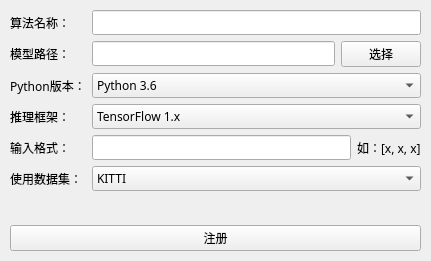
<?xml version="1.0" encoding="UTF-8"?>
<ui version="4.0">
 <class>Form</class>
 <widget class="QWidget" name="Form">
  <property name="geometry">
   <rect>
    <x>0</x>
    <y>0</y>
    <width>431</width>
    <height>261</height>
   </rect>
  </property>
  <property name="windowTitle">
   <string>Form</string>
  </property>
  <widget class="QWidget" name="verticalLayoutWidget">
   <property name="geometry">
    <rect>
     <x>10</x>
     <y>10</y>
     <width>411</width>
     <height>241</height>
    </rect>
   </property>
   <property name="font">
    <font>
     <family>黑体</family>
    </font>
   </property>
   <layout class="QVBoxLayout" name="verticalLayout">
    <item>
     <layout class="QFormLayout" name="formLayout">
      <item row="0" column="0">
       <widget class="QLabel" name="label">
        <property name="font">
         <font>
          <family>黑体</family>
         </font>
        </property>
        <property name="text">
         <string>算法名称：</string>
        </property>
       </widget>
      </item>
      <item row="0" column="1">
       <widget class="QLineEdit" name="lineEdit">
        <property name="font">
         <font>
          <family>黑体</family>
         </font>
        </property>
       </widget>
      </item>
      <item row="1" column="0">
       <widget class="QLabel" name="label_2">
        <property name="font">
         <font>
          <family>黑体</family>
         </font>
        </property>
        <property name="text">
         <string>模型路径：</string>
        </property>
       </widget>
      </item>
      <item row="1" column="1">
       <layout class="QHBoxLayout" name="horizontalLayout">
        <item>
         <widget class="QLineEdit" name="lineEdit_2">
          <property name="font">
           <font>
            <family>黑体</family>
           </font>
          </property>
         </widget>
        </item>
        <item>
         <widget class="QPushButton" name="pushButton">
          <property name="font">
           <font>
            <family>黑体</family>
           </font>
          </property>
          <property name="text">
           <string>选择</string>
          </property>
         </widget>
        </item>
       </layout>
      </item>
      <item row="2" column="0">
       <widget class="QLabel" name="label_3">
        <property name="font">
         <font>
          <family>黑体</family>
         </font>
        </property>
        <property name="text">
         <string>Python版本：</string>
        </property>
       </widget>
      </item>
      <item row="2" column="1">
       <widget class="QComboBox" name="comboBox">
        <property name="font">
         <font>
          <family>黑体</family>
         </font>
        </property>
        <item>
         <property name="text">
          <string>Python 3.6</string>
         </property>
        </item>
        <item>
         <property name="text">
          <string>Python 3.8</string>
         </property>
        </item>
        <item>
         <property name="text">
          <string>Python 2.6</string>
         </property>
        </item>
       </widget>
      </item>
      <item row="3" column="0">
       <widget class="QLabel" name="label_4">
        <property name="font">
         <font>
          <family>黑体</family>
         </font>
        </property>
        <property name="text">
         <string>推理框架：</string>
        </property>
       </widget>
      </item>
      <item row="3" column="1">
       <widget class="QComboBox" name="comboBox_2">
        <property name="font">
         <font>
          <family>黑体</family>
         </font>
        </property>
        <item>
         <property name="text">
          <string>TensorFlow 1.x</string>
         </property>
        </item>
        <item>
         <property name="text">
          <string>TensorFlow 2.x</string>
         </property>
        </item>
        <item>
         <property name="text">
          <string>Pytorch</string>
         </property>
        </item>
       </widget>
      </item>
      <item row="4" column="0">
       <widget class="QLabel" name="label_5">
        <property name="font">
         <font>
          <family>黑体</family>
         </font>
        </property>
        <property name="text">
         <string>输入格式：</string>
        </property>
       </widget>
      </item>
      <item row="4" column="1">
       <layout class="QHBoxLayout" name="horizontalLayout_2">
        <item>
         <widget class="QLineEdit" name="lineEdit_3">
          <property name="font">
           <font>
            <family>黑体</family>
           </font>
          </property>
         </widget>
        </item>
        <item>
         <widget class="QLabel" name="label_6">
          <property name="font">
           <font>
            <family>黑体</family>
           </font>
          </property>
          <property name="text">
           <string>如：[x, x, x]</string>
          </property>
         </widget>
        </item>
       </layout>
      </item>
      <item row="5" column="0">
       <widget class="QLabel" name="label_9">
        <property name="font">
         <font>
          <family>黑体</family>
         </font>
        </property>
        <property name="text">
         <string>使用数据集：</string>
        </property>
       </widget>
      </item>
      <item row="5" column="1">
       <widget class="QComboBox" name="comboBox_3">
        <property name="font">
         <font>
          <family>黑体</family>
         </font>
        </property>
        <item>
         <property name="text">
          <string>KITTI</string>
         </property>
        </item>
        <item>
         <property name="text">
          <string>ModelNet40</string>
         </property>
        </item>
       </widget>
      </item>
     </layout>
    </item>
    <item>
     <widget class="QPushButton" name="pushButton_2">
      <property name="font">
       <font>
        <family>黑体</family>
       </font>
      </property>
      <property name="text">
       <string>注册</string>
      </property>
     </widget>
    </item>
   </layout>
  </widget>
 </widget>
 <resources/>
 <connections/>
</ui>
